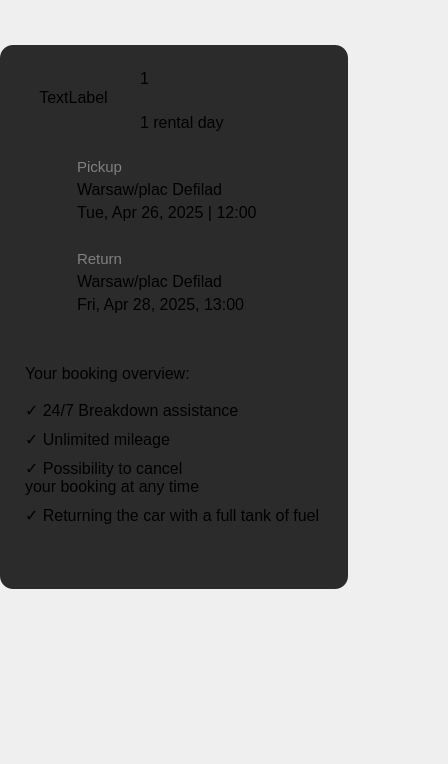
            <widget class="QWidget" name="order_right_panel" native="true">
             <layout class="QVBoxLayout" name="verticalLayout_13">
              <property name="leftMargin">
               <number>0</number>
              </property>
              <property name="topMargin">
               <number>45</number>
              </property>
              <property name="rightMargin">
               <number>100</number>
              </property>
              <property name="bottomMargin">
               <number>175</number>
              </property>
              <item>
               <widget class="QWidget" name="Order_infoAboutOrder_widget" native="true">
                <property name="minimumSize">
                 <size>
                  <width>0</width>
                  <height>0</height>
                 </size>
                </property>
                <property name="maximumSize">
                 <size>
                  <width>16777215</width>
                  <height>16777215</height>
                 </size>
                </property>
                <property name="styleSheet">
                 <string notr="true">background-color: #2b2b2b;
font-size: 16px;
border-radius: 13px;</string>
                </property>
                <layout class="QGridLayout" name="gridLayout_6" rowstretch="0,0,9,8" columnstretch="5,1,1">
                 <property name="leftMargin">
                  <number>15</number>
                 </property>
                 <property name="topMargin">
                  <number>17</number>
                 </property>
                 <property name="horizontalSpacing">
                  <number>15</number>
                 </property>
                 <property name="verticalSpacing">
                  <number>7</number>
                 </property>
                 <item row="1" column="1">
                  <widget class="QLabel" name="Order_rentalDays">
                   <property name="font">
                    <font>
                     <pointsize>-1</pointsize>
                     <bold>false</bold>
                    </font>
                   </property>
                   <property name="styleSheet">
                    <string notr="true"/>
                   </property>
                   <property name="text">
                    <string>1 rental day</string>
                   </property>
                   <property name="alignment">
                    <set>Qt::AlignmentFlag::AlignBottom|Qt::AlignmentFlag::AlignLeading|Qt::AlignmentFlag::AlignLeft</set>
                   </property>
                  </widget>
                 </item>
                 <item row="2" column="0" colspan="3">
                  <widget class="QWidget" name="Order_widget_place" native="true">
                   <property name="minimumSize">
                    <size>
                     <width>0</width>
                     <height>210</height>
                    </size>
                   </property>
                   <property name="maximumSize">
                    <size>
                     <width>16777215</width>
                     <height>210</height>
                    </size>
                   </property>
                   <property name="styleSheet">
                    <string notr="true">#widget_10 {
	border-bottom:  1px solid gray;
	border-radius: 0px;
	
}</string>
                   </property>
                   <layout class="QGridLayout" name="gridLayout_7" rowstretch="0,0,0,1,1,0,2" columnstretch="5,1,2" rowminimumheight="0,0,0,0,0,0,0">
                    <property name="horizontalSpacing">
                     <number>6</number>
                    </property>
                    <property name="verticalSpacing">
                     <number>0</number>
                    </property>
                    <item row="6" column="1">
                     <spacer name="verticalSpacer_bottom">
                      <property name="orientation">
                       <enum>Qt::Orientation::Vertical</enum>
                      </property>
                      <property name="sizeHint" stdset="0">
                       <size>
                        <width>20</width>
                        <height>20</height>
                       </size>
                      </property>
                     </spacer>
                    </item>
                    <item row="0" column="1">
                     <widget class="QLabel" name="Order_pickup">
                      <property name="font">
                       <font>
                        <pointsize>-1</pointsize>
                       </font>
                      </property>
                      <property name="styleSheet">
                       <string notr="true">color: gray;
padding: 13px 0px -7px 15px;
font-size: 15px;</string>
                      </property>
                      <property name="text">
                       <string>Pickup</string>
                      </property>
                      <property name="alignment">
                       <set>Qt::AlignmentFlag::AlignBottom|Qt::AlignmentFlag::AlignLeading|Qt::AlignmentFlag::AlignLeft</set>
                      </property>
                     </widget>
                    </item>
                    <item row="0" column="0" rowspan="6">
                     <layout class="QVBoxLayout" name="Order_verticalLayout_icons">
                      <property name="spacing">
                       <number>0</number>
                      </property>
                      <property name="leftMargin">
                       <number>5</number>
                      </property>
                      <property name="topMargin">
                       <number>25</number>
                      </property>
                      <property name="bottomMargin">
                       <number>12</number>
                      </property>
                      <item>
                       <widget class="QLabel" name="Order_iconLittleCar1">
                        <property name="maximumSize">
                         <size>
                          <width>23</width>
                          <height>23</height>
                         </size>
                        </property>
                        <property name="styleSheet">
                         <string notr="true"/>
                        </property>
                        <property name="text">
                         <string/>
                        </property>
                        <property name="scaledContents">
                         <bool>true</bool>
                        </property>
                       </widget>
                      </item>
                      <item>
                       <widget class="QLabel" name="Order_icon_line">
                        <property name="minimumSize">
                         <size>
                          <width>20</width>
                          <height>65</height>
                         </size>
                        </property>
                        <property name="maximumSize">
                         <size>
                          <width>16777215</width>
                          <height>65</height>
                         </size>
                        </property>
                        <property name="styleSheet">
                         <string notr="true">padding-top: 2px;
padding-bottom: 2px;
</string>
                        </property>
                        <property name="text">
                         <string/>
                        </property>
                        <property name="scaledContents">
                         <bool>true</bool>
                        </property>
                       </widget>
                      </item>
                      <item>
                       <widget class="QLabel" name="Order_iconLittleCar2">
                        <property name="maximumSize">
                         <size>
                          <width>23</width>
                          <height>23</height>
                         </size>
                        </property>
                        <property name="styleSheet">
                         <string notr="true"/>
                        </property>
                        <property name="text">
                         <string/>
                        </property>
                       </widget>
                      </item>
                     </layout>
                    </item>
                    <item row="1" column="1">
                     <widget class="QLabel" name="Order_pickup_place">
                      <property name="font">
                       <font>
                        <pointsize>-1</pointsize>
                        <fontweight>DemiBold</fontweight>
                       </font>
                      </property>
                      <property name="styleSheet">
                       <string notr="true">padding-left: 15px;</string>
                      </property>
                      <property name="text">
                       <string>Warsaw/plac Defilad</string>
                      </property>
                     </widget>
                    </item>
                    <item row="2" column="1">
                     <widget class="QLabel" name="Order_pickup_data">
                      <property name="styleSheet">
                       <string notr="true">padding-left: 15px;

</string>
                      </property>
                      <property name="text">
                       <string>Tue, Apr 26, 2025 | 12:00</string>
                      </property>
                      <property name="alignment">
                       <set>Qt::AlignmentFlag::AlignLeading|Qt::AlignmentFlag::AlignLeft|Qt::AlignmentFlag::AlignTop</set>
                      </property>
                     </widget>
                    </item>
                    <item row="3" column="1">
                     <widget class="QLabel" name="Order_return">
                      <property name="styleSheet">
                       <string notr="true">color: gray;
padding: 27px 0px -7px 15px;
font-size: 15px;</string>
                      </property>
                      <property name="text">
                       <string>Return</string>
                      </property>
                      <property name="alignment">
                       <set>Qt::AlignmentFlag::AlignBottom|Qt::AlignmentFlag::AlignLeading|Qt::AlignmentFlag::AlignLeft</set>
                      </property>
                     </widget>
                    </item>
                    <item row="5" column="1">
                     <widget class="QLabel" name="Order_return_data">
                      <property name="styleSheet">
                       <string notr="true">padding-left: 15px;</string>
                      </property>
                      <property name="text">
                       <string>Fri, Apr 28, 2025, 13:00</string>
                      </property>
                      <property name="alignment">
                       <set>Qt::AlignmentFlag::AlignLeading|Qt::AlignmentFlag::AlignLeft|Qt::AlignmentFlag::AlignTop</set>
                      </property>
                     </widget>
                    </item>
                    <item row="0" column="2" rowspan="6">
                     <spacer name="horizontalSpacer_right">
                      <property name="orientation">
                       <enum>Qt::Orientation::Horizontal</enum>
                      </property>
                      <property name="sizeHint" stdset="0">
                       <size>
                        <width>40</width>
                        <height>20</height>
                       </size>
                      </property>
                     </spacer>
                    </item>
                    <item row="4" column="1">
                     <widget class="QLabel" name="Order_return_place">
                      <property name="font">
                       <font>
                        <pointsize>-1</pointsize>
                        <fontweight>DemiBold</fontweight>
                       </font>
                      </property>
                      <property name="styleSheet">
                       <string notr="true">padding-left: 15px;</string>
                      </property>
                      <property name="text">
                       <string>Warsaw/plac Defilad</string>
                      </property>
                     </widget>
                    </item>
                   </layout>
                  </widget>
                 </item>
                 <item row="0" column="1">
                  <widget class="QLabel" name="Order_carModel">
                   <property name="maximumSize">
                    <size>
                     <width>16777215</width>
                     <height>16777215</height>
                    </size>
                   </property>
                   <property name="font">
                    <font>
                     <pointsize>-1</pointsize>
                     <fontweight>DemiBold</fontweight>
                    </font>
                   </property>
                   <property name="styleSheet">
                    <string notr="true"/>
                   </property>
                   <property name="text">
                    <string>1</string>
                   </property>
                   <property name="alignment">
                    <set>Qt::AlignmentFlag::AlignLeading|Qt::AlignmentFlag::AlignLeft|Qt::AlignmentFlag::AlignVCenter</set>
                   </property>
                  </widget>
                 </item>
                 <item row="0" column="0" rowspan="2">
                  <widget class="QLabel" name="Order_photo">
                   <property name="minimumSize">
                    <size>
                     <width>110</width>
                     <height>70</height>
                    </size>
                   </property>
                   <property name="maximumSize">
                    <size>
                     <width>110</width>
                     <height>70</height>
                    </size>
                   </property>
                   <property name="styleSheet">
                    <string notr="true">padding-top: 0px;
padding-left: 7px;

</string>
                   </property>
                   <property name="text">
                    <string>TextLabel</string>
                   </property>
                   <property name="scaledContents">
                    <bool>false</bool>
                   </property>
                   <property name="alignment">
                    <set>Qt::AlignmentFlag::AlignCenter</set>
                   </property>
                  </widget>
                 </item>
                 <item row="3" column="0" colspan="3">
                  <widget class="QWidget" name="Order_widget_11" native="true">
                   <layout class="QFormLayout" name="formLayout">
                    <property name="verticalSpacing">
                     <number>10</number>
                    </property>
                    <property name="leftMargin">
                     <number>10</number>
                    </property>
                    <property name="topMargin">
                     <number>0</number>
                    </property>
                    <property name="rightMargin">
                     <number>0</number>
                    </property>
                    <property name="bottomMargin">
                     <number>55</number>
                    </property>
                    <item row="0" column="0" colspan="2">
                     <widget class="QLabel" name="label_19">
                      <property name="minimumSize">
                       <size>
                        <width>0</width>
                        <height>35</height>
                       </size>
                      </property>
                      <property name="maximumSize">
                       <size>
                        <width>16777215</width>
                        <height>35</height>
                       </size>
                      </property>
                      <property name="text">
                       <string>Your booking overview:</string>
                      </property>
                     </widget>
                    </item>
                    <item row="1" column="0">
                     <widget class="QLabel" name="label_2">
                      <property name="text">
                       <string>✓ 24/7 Breakdown assistance</string>
                      </property>
                     </widget>
                    </item>
                    <item row="4" column="0">
                     <widget class="QLabel" name="label_3">
                      <property name="text">
                       <string>✓ Returning the car with a full tank of fuel</string>
                      </property>
                     </widget>
                    </item>
                    <item row="3" column="0">
                     <widget class="QLabel" name="label_4">
                      <property name="text">
                       <string>✓ Possibility to cancel your booking at any time</string>
                      </property>
                      <property name="wordWrap">
                       <bool>true</bool>
                      </property>
                     </widget>
                    </item>
                    <item row="2" column="0">
                     <widget class="QLabel" name="label_5">
                      <property name="text">
                       <string>✓ Unlimited mileage</string>
                      </property>
                     </widget>
                    </item>
                   </layout>
                  </widget>
                 </item>
                 <item row="0" column="2">
                  <widget class="QLabel" name="Order_emptylbl">
                   <property name="minimumSize">
                    <size>
                     <width>100</width>
                     <height>0</height>
                    </size>
                   </property>
                   <property name="font">
                    <font>
                     <pointsize>-1</pointsize>
                     <fontweight>DemiBold</fontweight>
                    </font>
                   </property>
                   <property name="styleSheet">
                    <string notr="true">padding-top: 8px;</string>
                   </property>
                   <property name="text">
                    <string/>
                   </property>
                   <property name="alignment">
                    <set>Qt::AlignmentFlag::AlignRight|Qt::AlignmentFlag::AlignTop|Qt::AlignmentFlag::AlignTrailing</set>
                   </property>
                  </widget>
                 </item>
                </layout>
               </widget>
              </item>
             </layout>
            </widget>
